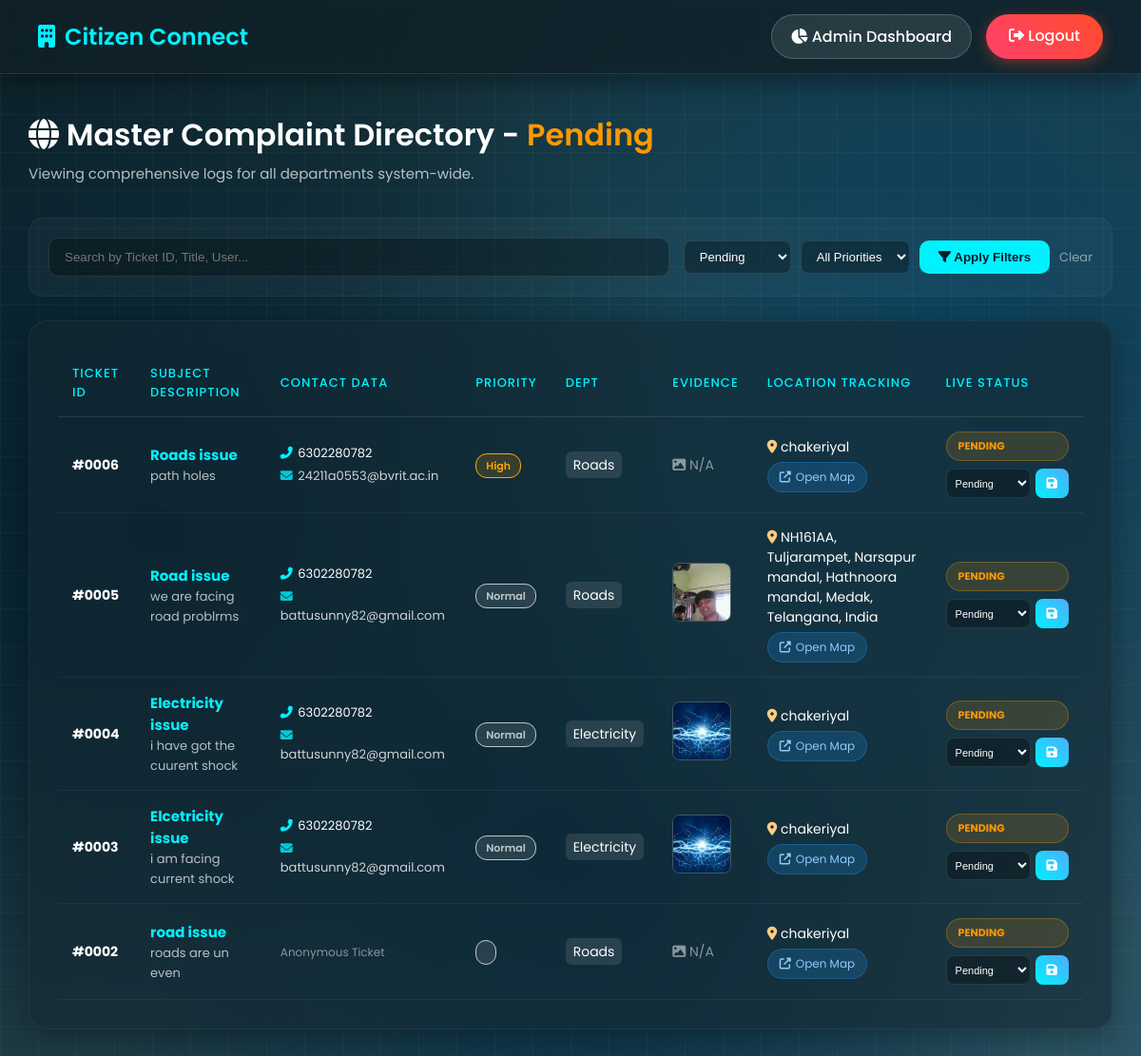
Screenshot of /view_complaints.php?status=Pending (signed in) with the database file from the repository.
### tables this page shows
CREATE TABLE `complaints` (
  `id` int(11) NOT NULL,
  `title` varchar(100) DEFAULT NULL,
  `description` text DEFAULT NULL,
  `department` varchar(50) DEFAULT NULL,
  `image` varchar(255) DEFAULT NULL,
  `status` varchar(50) DEFAULT 'Pending',
  `location` varchar(255) DEFAULT NULL,
  `priority` varchar(20) DEFAULT NULL,
  `proof` varchar(255) DEFAULT NULL,
  `proof_image` varchar(255) DEFAULT NULL,
  `contact_phone` varchar(50) DEFAULT NULL,
  `contact_email` varchar(150) DEFAULT NULL,
  `username` varchar(100) DEFAULT NULL,
  `geo_lat` varchar(30) DEFAULT NULL,
  `geo_lng` varchar(30) DEFAULT NULL
);

### view_complaints.php (the view, shortened to what this page needs)
<?php
require_once 'NotificationHelper.php';
$role = '';
$dept = '';
if(isset($_SESSION['admin'])){
    $role = 'admin';
} elseif(isset($_SESSION['department'])){
    $role = 'department';
    $dept = $_SESSION['department'];
} else {
    header("Location: index.html");
    exit();
}
$status_filter = isset($_GET['status']) ? $conn->real_escape_string($_GET['status']) : '';
$search_query = isset($_GET['search']) ? $conn->real_escape_string($_GET['search']) : '';
$where_clause = "";
if($role == 'admin') {
    $where_clause = "1=1";
} else {
    $where_clause = "department='$dept'";
}
if(!empty($status_filter)) {
    $where_clause .= " AND status='$status_filter'";
}
$sql = "SELECT * FROM complaints WHERE $where_clause ORDER BY id DESC";
$result = $conn->query($sql);
?>
<!DOCTYPE html>
<html>
<head>
    <link rel="stylesheet" href="https://cdnjs.cloudflare.com/ajax/libs/font-awesome/6.5.0/css/all.min.css">
</head>
<body>
<div class="top-bar">
    <div class="logo">
        <i class="fas fa-building" style="margin-right:10px;"></i>Citizen Connect
    </div>
    <div class="nav-actions">
        <?php if($role == 'admin'): ?>
            <a href="admin_dashboard.php" class="btn-link"><i class="fas fa-chart-pie"></i> Admin Dashboard</a>
        <?php else: ?>
            <a href="department_dashboard.php" class="btn-link"><i class="fas fa-desktop"></i> Dept Dashboard</a>
        <?php endif; ?>
        <a href="logout.php" class="logout-btn"><i class="fas fa-sign-out-alt"></i> Logout</a>
    </div>
</div>
<div class="container">
    <div class="header">
        <?php if($role == 'admin'): ?>
            <h2><i class="fas fa-globe"></i> Master Complaint Directory
                <?php if(!empty($status_filter)) echo " - <span style='color:#ff9800;'>$status_filter</span>"; ?>
            </h2>
            <p>Viewing comprehensive logs for all departments system-wide.</p>
        <?php endif; ?>
    </div>
    <form method="GET" class="filter-bar">
        <input type="text" name="search" placeholder="Search by Ticket ID, Title, User..." class="search-input" value="<?php echo htmlspecialchars($search_query); ?>">
        <div class="filter-group">
            <select name="status">
                <option value="Pending" <?php if($status_filter=='Pending') echo 'selected'; ?>>Pending</option>
            </select>
            <select name="priority">
                <option value="">All Priorities</option>
            </select>
            <button type="submit" class="filter-btn"><i class="fas fa-filter"></i> Apply Filters</button>
            <a href="view_complaints.php" style="color:rgba(255,255,255,0.5); font-size:13px; text-decoration:none;">Clear</a>
        </div>
    </form>
    <div class="table-box">
        <div style="overflow-x: auto;">
            <table>
                <tr>
                    <th>Ticket ID</th>
                    <th>Subject Description</th>
                    <th>Contact Data</th>
                    <th>Priority</th>
                    <?php if($role == 'admin') echo '<th>Dept</th>'; ?>
                    <th>Evidence</th>
                    <th>Location Tracking</th>
                    <th>Live Status</th>
                </tr>
                <?php
                if ($result->num_rows > 0) {
                    while($row = $result->fetch_assoc()) {
                ?>
                <tr>
                    <td><b>#<?php echo str_pad($row['id'], 4, '0', STR_PAD_LEFT); ?></b></td>
                    <td>
                        <strong style="font-size: 15px; color: #00f2fe;"><?php echo htmlspecialchars($row['title']); ?></strong><br>
                        <span style="opacity:0.7; font-size:13px;"><?php echo htmlspecialchars($row['description']); ?></span>
                    </td>
                    <td>
                        <?php if(!empty($row['contact_phone'])): ?>
                            <div style="font-size: 13px; margin-bottom: 4px; white-space:nowrap;"><i class="fas fa-phone-alt" style="color:#00f2fe; width:15px;"></i> <?php echo htmlspecialchars($row['contact_phone']); ?></div>
                        <?php endif; ?>
                        <?php if(!empty($row['contact_email'])): ?>
                            <div style="font-size: 13px; opacity:0.8;"><i class="fas fa-envelope" style="color:#00f2fe; width:15px;"></i> <?php echo htmlspecialchars($row['contact_email']); ?></div>
                        <?php endif; ?>
                        <?php if(empty($row['contact_phone']) && empty($row['contact_email'])): ?>
                            <span style="opacity:0.5; font-size:12px;">Anonymous Ticket</span>
                        <?php endif; ?>
                    </td>
                    <td>
                        <?php
                            $p_color = 'rgba(255,255,255,0.7)'; $p_bg = 'rgba(255,255,255,0.1)';
                            if($row['priority'] == 'Urgent'){ $p_color = '#ff4d4d'; $p_bg = 'rgba(255,77,77,0.15)'; }
                            else if($row['priority'] == 'High'){ $p_color = '#ffa502'; $p_bg = 'rgba(255,165,2,0.15)'; }
                        ?>
                        <span style="color: <?php echo $p_color; ?>; background: <?php echo $p_bg; ?>; padding: 4px 10px; border-radius: 12px; font-weight: 600; font-size: 11px; border: 1px solid <?php echo $p_color; ?>;"><?php echo $row['priority']; ?></span>
                    </td>
                    <?php if($role == 'admin'): ?>
                        <td><span style="background: rgba(255,255,255,0.1); padding: 4px 8px; border-radius:6px;"><?php echo ucfirst($row['department']); ?></span></td>
                    <?php endif; ?>
                    <td>
                        <?php if(!empty($row['image'])){ ?>
                            <a href="uploads/<?php echo $row['image']; ?>" target="_blank">
                                <img src="uploads/<?php echo $row['image']; ?>" width="60" height="60" class="img-preview">
                            </a>
                        <?php } else { echo "<span style='opacity:0.5;'><i class='fas fa-image'></i> N/A</span>"; } ?>
                    </td>
                    <td>
                        <div style="margin-bottom: 5px;"><i class="fas fa-map-marker-alt" style="color:#ffcc80;"></i> <?php echo htmlspecialchars($row['location']); ?></div>
                        <a href="https://www.google.com/maps?q=<?php echo urlencode($row['location']); ?>" target="_blank" class="map-btn">
                            <i class="fas fa-external-link-alt" style="margin-right:5px;"></i> Open Map
                        </a>
                    </td>
                    <td>
                        <form method="POST" class="inline-form" onsubmit="return confirm('Update status and notify citizen?');">
                            <?php
                                $s_val = $row['status'];
                                $s_clean = str_replace(' ', '', $s_val);
                            ?>
                            <div style="display:flex; flex-direction:column; gap:8px;">
                                <span class="status-badge status-<?php echo $s_clean; ?>"><?php echo $s_val; ?></span>
                                <div style="display:flex; gap:5px;">
                                    <select name="status" style="padding: 5px; font-size: 11px;">
                                        <option value="Pending" <?php if($s_val=='Pending') echo 'selected'; ?>>Pending</option>
                                    </select>
                                    <button name="update" class="update-btn"><i class="fas fa-save"></i></button>
                                </div>
                            </div>
                        </form>
                    </td>
                </tr>
                <?php
                    }
                } else {
                    echo "<tr><td colspan='7' style='text-align:center; padding: 40px; opacity:0.6;'><i class='fas fa-inbox' style='font-size:40px; margin-bottom:10px;'></i><br>No complaints logged.</td></tr>";
                }
                ?>
            </table>
        </div>
    </div>
</div>
</body>
</html>

### view_complaints.php (style rules this page uses)
body { margin: 0; font-family: 'Poppins', sans-serif; min-height: 100vh; background: radial-gradient(circle at 15% 50%, rgba(2, 27, 43, 1), transparent 50%), radial-gradient(circle at 85% 30%, rgba(13, 62, 89, 1), transparent 50%), radial-gradient(circle at 50% 80%, rgba(6, 40, 61, 1), transparent 50%), linear-gradient(135deg, #0f2027, #203a43, #2c5364); background-color: #0d1b2a; background-attachment: fixed; color: white; position: relative; z-index: 1; }
body::before { content: ''; position: fixed; top: 0; left: 0; width: 100%; height: 100%; background-image: linear-gradient(rgba(255, 255, 255, 0.03) 1px, transparent 1px), linear-gradient(90deg, rgba(255, 255, 255, 0.03) 1px, transparent 1px); background-size: 40px 40px; z-index: -2; pointer-events: none; }
body::after { content: ''; position: fixed; top: -50%; left: -50%; width: 200%; height: 200%; background: radial-gradient(circle, rgba(0,242,254,0.05) 0%, transparent 60%); animation: rotateBg 30s linear infinite; z-index: -1; pointer-events: none; }
.top-bar { display: flex; justify-content: space-between; align-items: center; padding: 15px 40px; background: rgba(15, 32, 39, 0.8); backdrop-filter: blur(20px); border-bottom: 1px solid rgba(255, 255, 255, 0.1); box-shadow: 0 4px 30px rgba(0, 0, 0, 0.5); position: sticky; top: 0; z-index: 1000; }
.logo { font-weight: 600; font-size: 24px; color: #00f2fe; }
.nav-actions { display: flex; gap: 15px; }
.btn-link { background: rgba(255,255,255,0.1); padding: 10px 20px; border-radius: 25px; color: white; text-decoration: none; font-weight: 500; transition: 0.3s; border: 1px solid rgba(255,255,255,0.2); }
.logout-btn { background: linear-gradient(45deg, #ff416c, #ff4b2b); padding: 10px 24px; border-radius: 25px; color: white; text-decoration: none; font-weight: 500; transition: 0.3s; box-shadow: 0 4px 15px rgba(255, 75, 43, 0.4); border: none; }
.container { width: 95%; max-width: 1400px; margin: 40px auto; }
.header { margin: 25px 0 35px 0; }
.header h2 { margin: 0 0 5px 0; font-size: 32px; font-weight: 600; }
.header p { margin: 0; opacity: 0.7; font-size: 15px; }
.table-box { background: rgba(20, 40, 50, 0.6); padding: 30px; border-radius: 20px; border: 1px solid rgba(255, 255, 255, 0.05); backdrop-filter: blur(15px); box-shadow: 0 8px 32px 0 rgba(0, 0, 0, 0.3); transition: 0.3s; }
table { width: 100%; border-collapse: collapse; }
th, td { padding: 15px; text-align: left; font-size: 14px; }
th { color: #00f2fe; font-weight: 500; text-transform: uppercase; font-size: 13px; letter-spacing: 1px; border-bottom: 1px solid rgba(255,255,255,0.1); }
tr { border-bottom: 1px solid rgba(255,255,255,0.05); transition: 0.2s; }
.img-preview { border-radius: 8px; border: 1px solid rgba(255,255,255,0.2); object-fit: cover; transition: 0.3s; }
.map-btn { display: inline-flex; align-items: center; background: rgba(33, 150, 243, 0.2); color: #90caf9; padding: 6px 12px; border-radius: 20px; text-decoration: none; font-size: 12px; border: 1px solid rgba(33, 150, 243, 0.3); transition: 0.3s; }
.inline-form { display: flex; gap: 8px; }
select { padding: 8px 12px; border-radius: 8px; border: 1px solid rgba(255, 255, 255, 0.1); background: rgba(0, 0, 0, 0.3); color: white; font-size: 13px; outline: none; }
select option { background: #0f2027; }
.update-btn { padding: 8px 12px; border-radius: 8px; border: none; background: linear-gradient(45deg, #00f2fe, #4facfe); color: white; font-size: 13px; font-weight: 500; cursor: pointer; transition: 0.3s; }
.filter-bar { display: flex; gap: 15px; margin-bottom: 25px; background: rgba(255, 255, 255, 0.03); padding: 20px; border-radius: 15px; border: 1px solid rgba(255, 255, 255, 0.05); align-items: center; flex-wrap: wrap; }
.search-input { flex-grow: 1; min-width: 250px; padding: 12px 16px; border-radius: 10px; border: 1px solid rgba(255, 255, 255, 0.1); background: rgba(0, 0, 0, 0.3); color: white; outline: none; }
.filter-group { display: flex; align-items: center; gap: 10px; }
.filter-btn { padding: 10px 20px; border-radius: 10px; border: none; background: #00f2fe; color: #0d1b2a; font-weight: 600; cursor: pointer; transition: 0.3s; }
.status-badge { padding: 6px 12px; border-radius: 20px; font-size: 11px; font-weight: 700; text-transform: uppercase; }
.status-Pending { background: rgba(255, 152, 0, 0.15); color: #ff9800; border: 1px solid rgba(255, 152, 0, 0.3); }

### rows the page displays
complaints: id "0006", title "Roads issue", description "path holes", contact_phone "6302280782", contact_email "24211a0553@bvrit.ac.in", priority "High", department "Roads", image "N/A", location "chakeriyal", status "PENDING", status "Pending"
complaints: id "0005", title "Road issue", description "we are facing road problrms", contact_phone "6302280782", contact_email "battusunny82@gmail.com", priority "Normal", department "Roads", image (picture), location "NH161AA, Tuljarampet, Narsapur mandal, Hathnoora mandal, Medak, Telangana, India", status "PENDING", status "Pending"
complaints: id "0004", title "Electricity issue", description "i have got the cuurent shock", contact_phone "6302280782", contact_email "battusunny82@gmail.com", priority "Normal", department "Electricity", image (picture), location "chakeriyal", status "PENDING", status "Pending"
complaints: id "0003", title "Elcetricity issue", description "i am facing current shock", contact_phone "6302280782", contact_email "battusunny82@gmail.com", priority "Normal", department "Electricity", image (picture), location "chakeriyal", status "PENDING", status "Pending"
complaints: id "0002", title "road issue", description "roads are un even", shows "Anonymous Ticket", department "Roads", image "N/A", location "chakeriyal", status "PENDING", status "Pending"

### other values shown
$status_filter "Pending"
